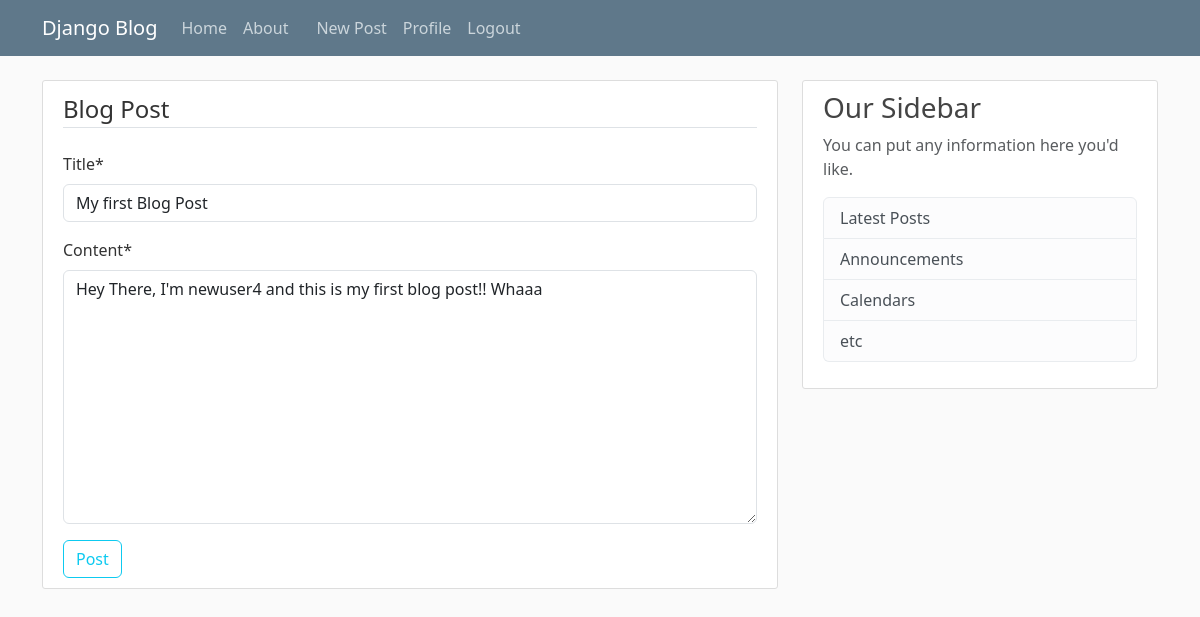
The page /post/3/update/ (signed in) on the database its author committed.
### blog/models.py (models this page shows, shortened)
class Post(models.Model):
    title = models.CharField(max_length = 100)
    content = models.TextField()
    date_posted = models.DateTimeField(default = timezone.now)
    author = models.ForeignKey(User, on_delete = models.CASCADE)

### blog/views.py (the view, shortened to what this page needs)
# urls.py: path('post/<int:pk>/update/', PostUpdateView.as_view(), name="post_update"),
class PostUpdateView(LoginRequiredMixin, UserPassesTestMixin,UpdateView):
    model = Post
    fields = ['title', 'content']
    def test_func(self):
        post = self.get_object()
        return self.request.user == post.author

### blog/templates/blog/post_form.html (shortened to what this page needs)
{% extends "blog/base.html" %}
{% load crispy_forms_tags %}
{% block content %}
    <div class = "content-section">
        <form method="POST">
            <fieldset class = "form-group">
                <legend class="border-bottom mb-4">Blog Post</legend>
                {{ form | crispy }}
            </fieldset>
            <div class="form-group">
                <button class="btn btn-outline-info" type="submit">Post</button>
            </div>
        </form>
    </div>
{% endblock content %}

### blog/static/blog/main.css (style rules this page uses)
body { background: #fafafa; color: #333333; margin-top: 5rem; }
.content-section { background: #ffffff; padding: 10px 20px; border: 1px solid #dddddd; border-radius: 3px; margin-bottom: 20px; }

### rows shown on the page
Post: title "My first Blog Post", content "Hey There, I'm newuser4 and this is my first blog post!! Whaaa"
